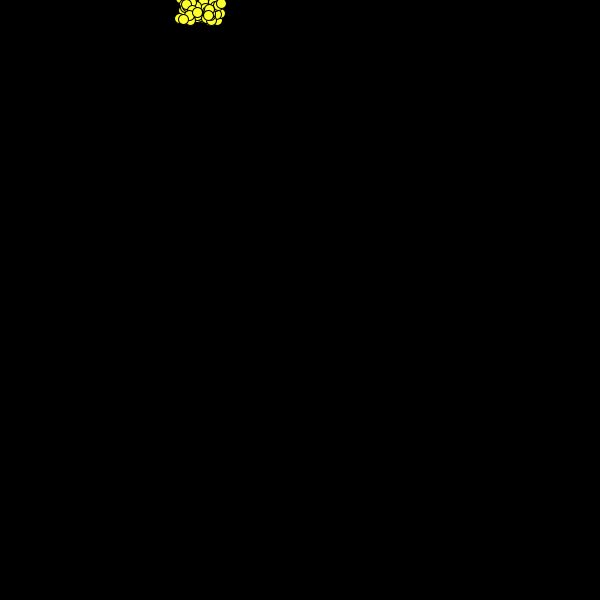
Frame 1 (no input)
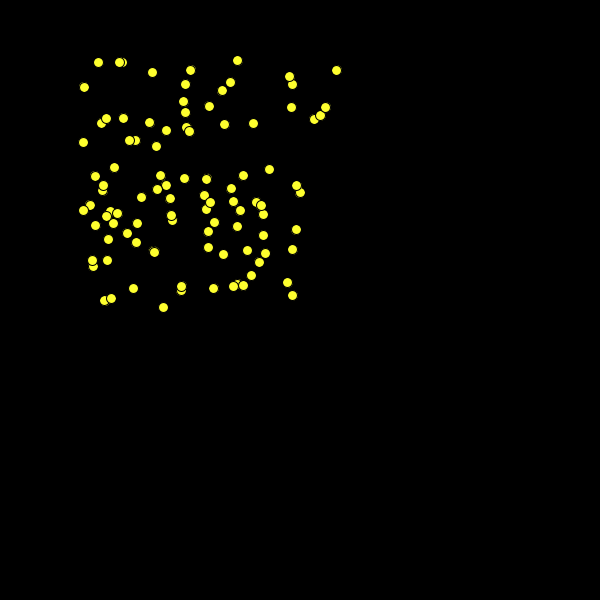
Frame 60 (the mouse pressed at the canvas centre just before this capture)
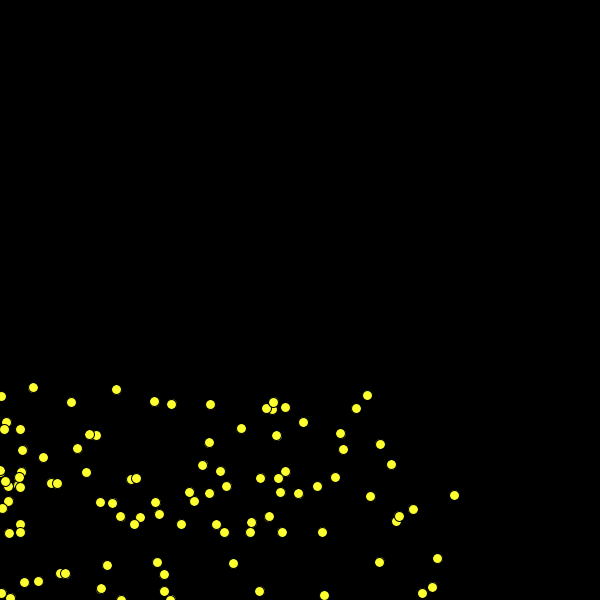
Frame 120 (the mouse held since frame 60 and released just before this capture)

The Processing sketch that drew these frames (run headless with seeded random() and noise(); from frame 60 on, the mouse is pressed at the canvas centre):

// Processing sketch: processing_146379
// ── processing_146379.pde

// Konkuk University
// Department of Dynamic Media
// SOS iDesign
// Name: Lee hyejin<<------ Write your full name here!
// ID: hye-jin <<--------- Write your ID here!
 
 float x[] = new float[100];
float y[] =  new float[100];
float speedX[] = new float[100];
float speedY[] = new float[100];

void setup () {
size(600,600);
for (int i=0; i<100; i++) {
x[i] = random(180, 220);
y[i] = random(0, 20);
speedX[i] = random(-2, 2);
speedY[i] = random(-2, 2);
}
}
void draw () {
background(0);

for (int i=0; i<100; i++) {

x[i] = x[i] + speedX[i];
y[i] = y[i] + speedY[i];
speedY[i] = speedY[i] + 0.1;
if (x[i]>600) {
x[i] = 600;
speedX[i] = speedX[i] * -0.8;
}
if (x[i]<0) {
x[i] = 0;
speedX[i] = speedX[i] * -0.8;
}
if (y[i]>600) {
y[i] = 600;
speedY[i] = speedY[i] * -0.8;
}

ellipse(x[i],y[i],10,10);
fill(254,255,46);
}
}
